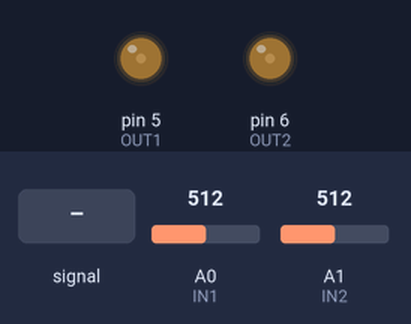
The sketch below on a simulated Arduino Uno, built with avr-gcc and run on an emulated ATmega328P. Parts: output pins drawn as LEDs (lit = HIGH). The test bench sets the inputs (shaded band); at power-on: A1 (IN2) = 512, A0 (IN1) = 512.

Above: at 1.2 s.
1.3 s: A0 (IN1) fed a 200 Hz sine of ±81 counts around its level
At 3.25 s:
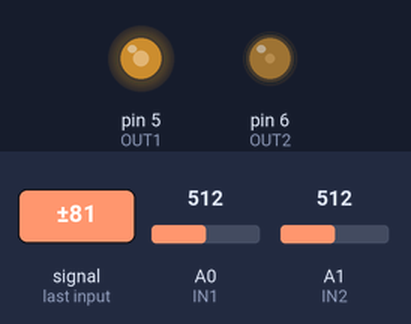
4.3 s: A1 (IN2) set to 716
At 4.75 s:
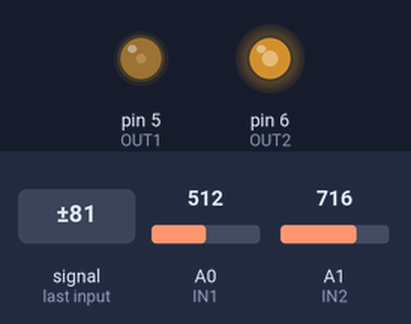
7.3 s: A1 (IN2) set to 900
At 7.45 s:
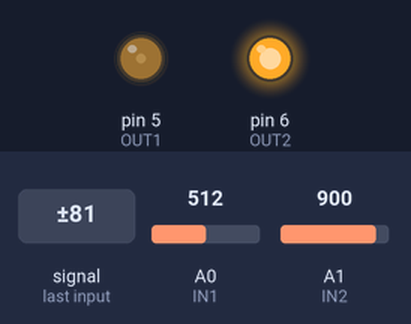
10.3 s: A0 (IN1) set to 306
11.8 s: A1 (IN2) fed a 200 Hz sine of ±81 counts around its level
Timing chart, 0 to 15.8 s (numbered marks = the images above; inputs shaded):
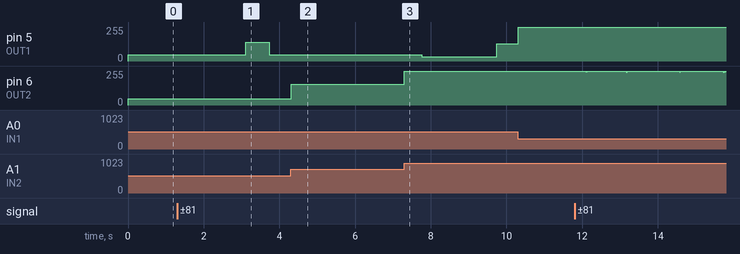

The sketch:

controleur-PID.ino
```cpp
#include <PID_v1.h>
#define IN1 14 //entrée analogique
#define IN2 15 //entrée analogique
#define OUT1 5 //sortie PWM
#define OUT2 6 //sortie PWM

double Setpoint_X, Input_X, Output_X;
double p_X = 1;
double i_X = 0;
double d_X = 0.01;

double Setpoint_Y, Input_Y, Output_Y;
double p_Y = 1;
double i_Y = 0;
double d_Y = 0.01;

PID PID_X(&Input_X, &Output_X, &Setpoint_X, p_X, i_X, d_X, DIRECT);
PID PID_Y(&Input_Y, &Output_Y, &Setpoint_Y,p_Y,i_Y,d_Y, DIRECT);

void turn_X(int a)
{
  if(a>=0)
  {
    analogWrite(OUT1,a);//OUT1
  }
  else
  {
    a=-a;
    analogWrite(OUT1,a);//OUT1
  }
}

void turn_Y(int a)
{
  if(a>=0)
  {
    analogWrite(OUT2,a);//OUT2
  }
  else
  {
    a=-a;
    analogWrite(OUT2,a);//OUT2
  }
}

void setup()
{
  pinMode(OUT1,OUTPUT);
  pinMode(OUT2,OUTPUT);
  analogWrite(OUT1,0);
  analogWrite(OUT2,0);
  Setpoint_X = 560;
  Setpoint_Y = 560;
  PID_X.SetTunings(p_X,i_X,d_X);
  PID_Y.SetTunings(p_Y,i_Y,d_Y);
  PID_X.SetOutputLimits(-255,255);
  PID_Y.SetOutputLimits(-255,255);
  PID_X.SetSampleTime(5);
  PID_Y.SetSampleTime(5);
  PID_X.SetMode(AUTOMATIC);
  PID_Y.SetMode(AUTOMATIC);
}

void loop()
{
  Input_X = analogRead(IN1);//A1
  Input_Y = analogRead(IN2);//A0

  PID_X.Compute();
  PID_Y.Compute();
  turn_X(Output_X);
  turn_Y(Output_Y);
}
```

Measured:
- after the input at 1.3 s, pin 5 (OUT1): 48/255 → 46/255 at once, → 47/255 1.1 s later, → 142/255 0.66 s later, → 47/255 0.62 s later
- after the input at 4.3 s, pin 5 (OUT1): stays 47/255 (without the input it goes to 141/255 after 0.09 s); pin 6 (OUT2): 48/255 → 156/255 at once
- after the input at 7.3 s, pin 6 (OUT2): 156/255 → 255/255 at once
